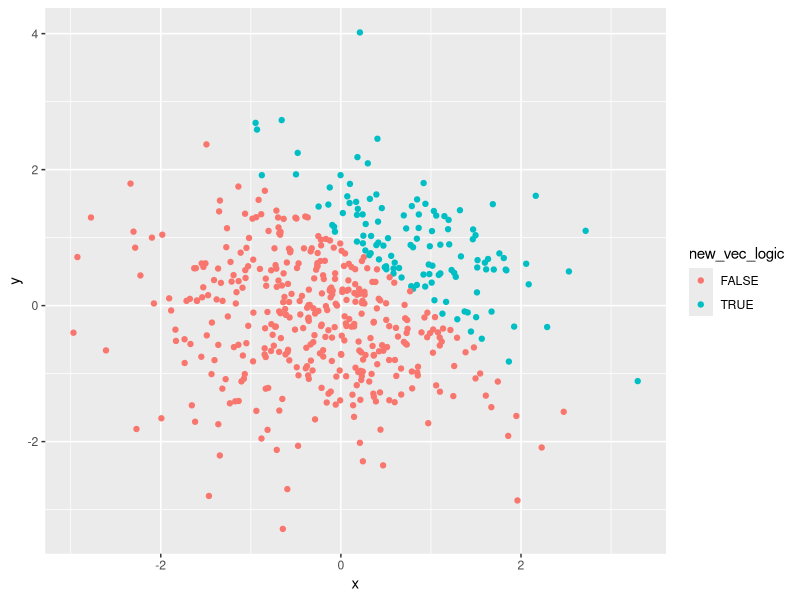
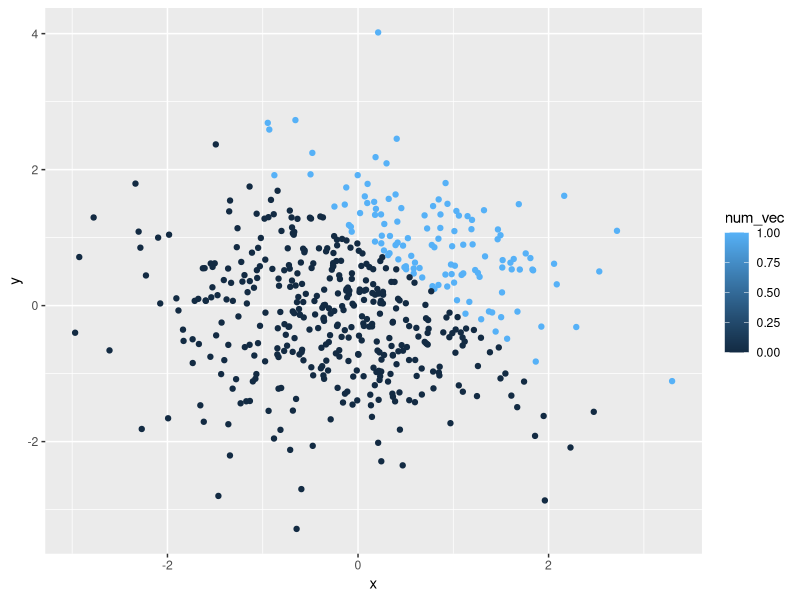
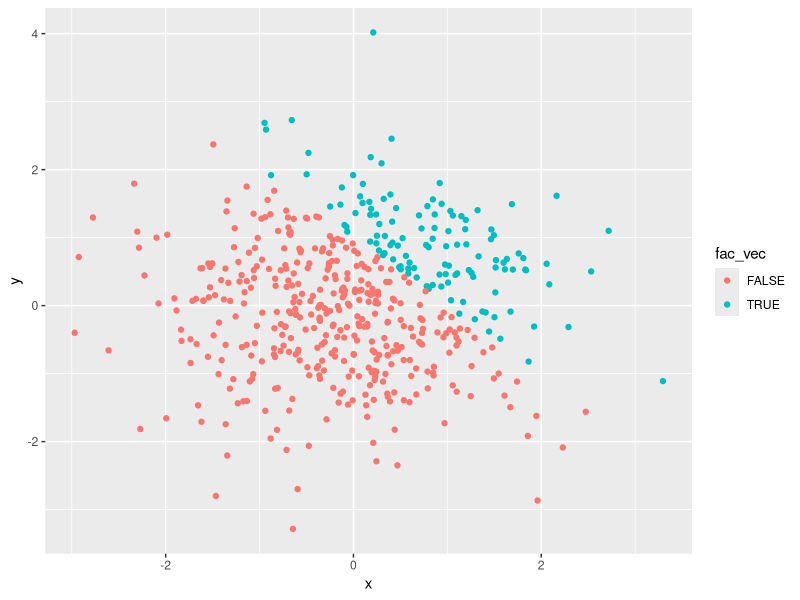

Generate these figures, in order, with R:
## ---- chunk 1
library(tidyverse)

prob_1 = tibble(
  vec_samp = rnorm(8),
  vec_logical = vec_samp > 0,
  vec_char = c("one", "two", "three", "four", "five", "six", "seven", "eight"),
  vec_factor = factor(c("level1", "level1", "level1", "level2", "level2", "level2", "level3", "level3"))
)

mean(pull(prob_1, vec_samp))
mean(pull(prob_1, vec_logical))
mean(pull(prob_1, vec_char))
mean(pull(prob_1, vec_factor))
## ---- chunk 2

as.numeric(pull(prob_1, vec_logical))
as.numeric(pull(prob_1, vec_char))
as.numeric(pull(prob_1, vec_factor))
## ---- chunk 3
as.numeric(pull(prob_1, vec_logical))*pull(prob_1, vec_samp)
as.factor(pull(prob_1, vec_logical))*pull(prob_1, vec_samp)
as.numeric(as.factor(pull(prob_1, vec_logical)))*pull(prob_1, vec_samp)
## ---- chunk 4

prob_2 = tibble (
  x = rnorm (500),
  y = rnorm (500),
  new_vec_logic = x + y > 1,
  num_vec = as.numeric(new_vec_logic), 
  fac_vec = as.factor(new_vec_logic)
)

## ---- chunk 5

ggplot(prob_2, aes(x=x, y=y, color= new_vec_logic)) + geom_point()

## ---- chunk 6

ggplot(prob_2, aes(x=x, y=y, color= num_vec)) + geom_point()

## ---- chunk 7

ggplot(prob_2, aes(x=x, y=y, color= fac_vec)) + geom_point()

